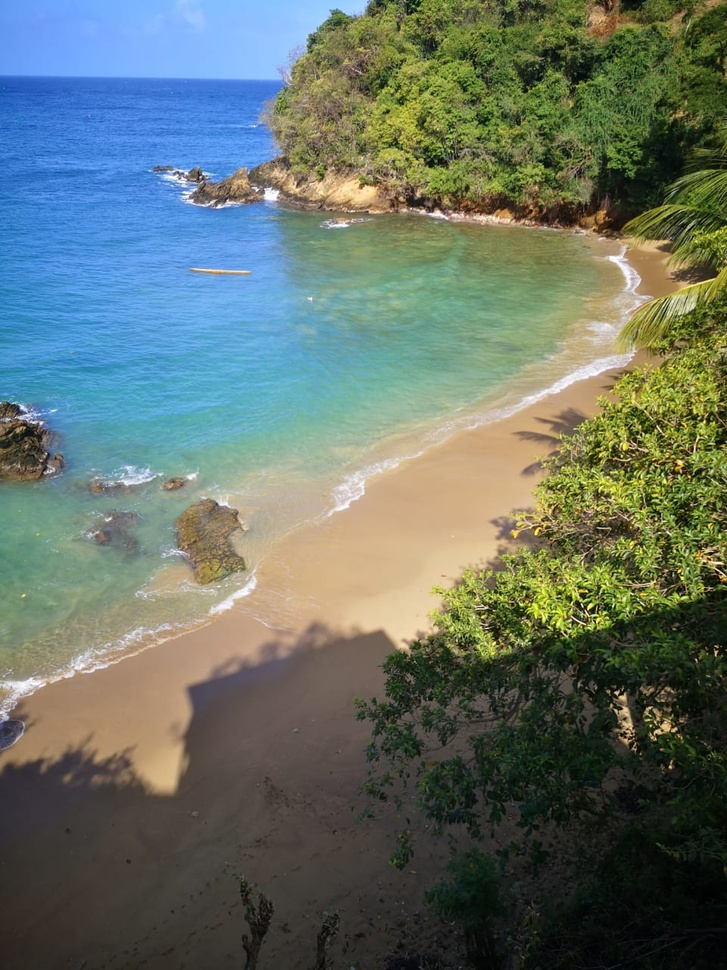
#> input picture files/practice open cv/images/landscape.jpeg, 727 x 970 px, shrunk from 960 x 1280 before the run
$ jupyter execute p3.ipynb
#> lines starting #> are read from the running program, lines starting #| are printed output that depends on the picture
hsv : the color space

[cell 1]
import cv2
import numpy as np
from matplotlib import pyplot as plt

[cell 2]
def ISF(title = '',image = None , size = 10):
    w,h = image.shape[0] , image.shape[1]
    aspect_ratio = w/h
    plt.figure(figsize=(size*aspect_ratio,size))
    plt.imshow(cv2.cvtColor(image,cv2.COLOR_BGR2RGB))
    plt.title(title)
    plt.show()

[cell 3]
image = cv2.imread('images/landscape.jpeg')
#> image is the input picture: shape (970, 727, 3); mean B, G, R 103, 113.5, 101.1

how to filter image by BGR(Blue only,Green only,Red only)

[cell 4]
B,G,R = cv2.split(image)
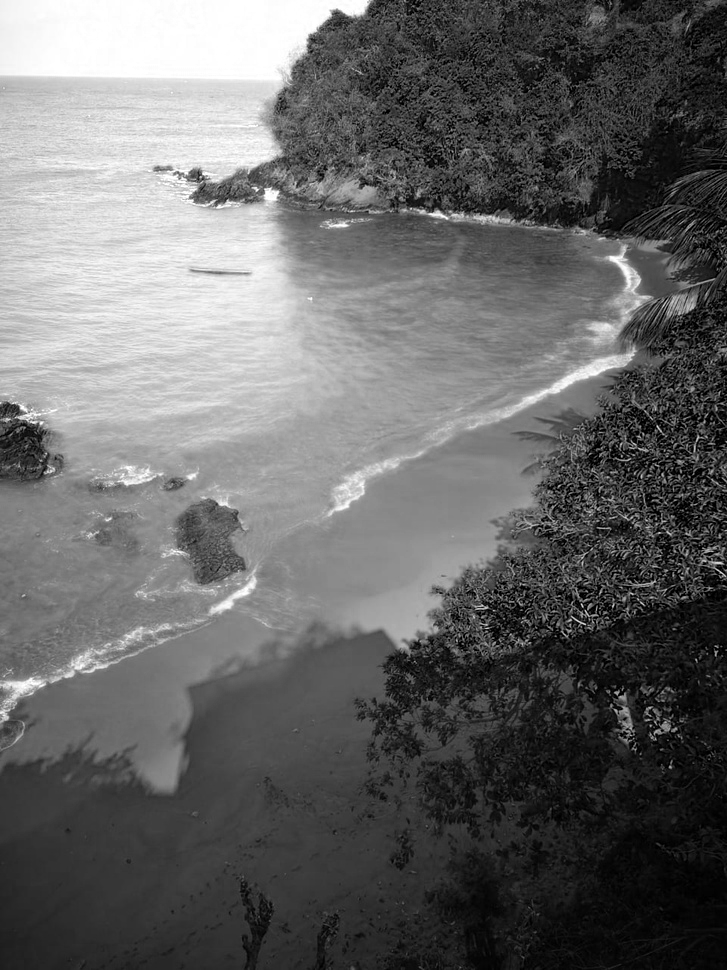
#> B: shape (970, 727); min 0, max 255, mean 103
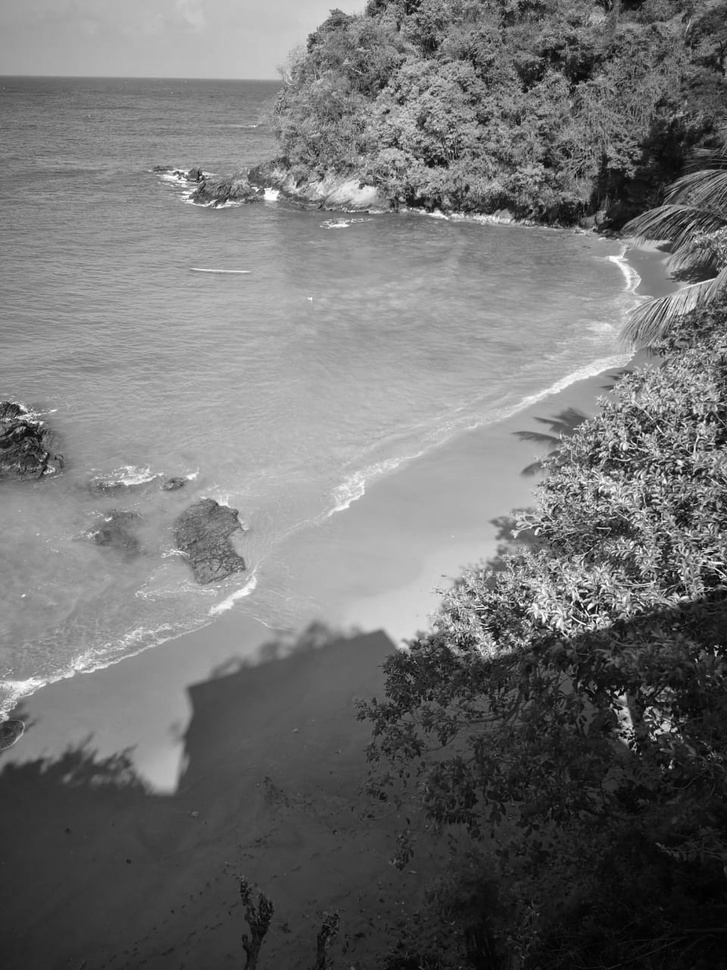
#> G: shape (970, 727); min 0, max 255, mean 113.5
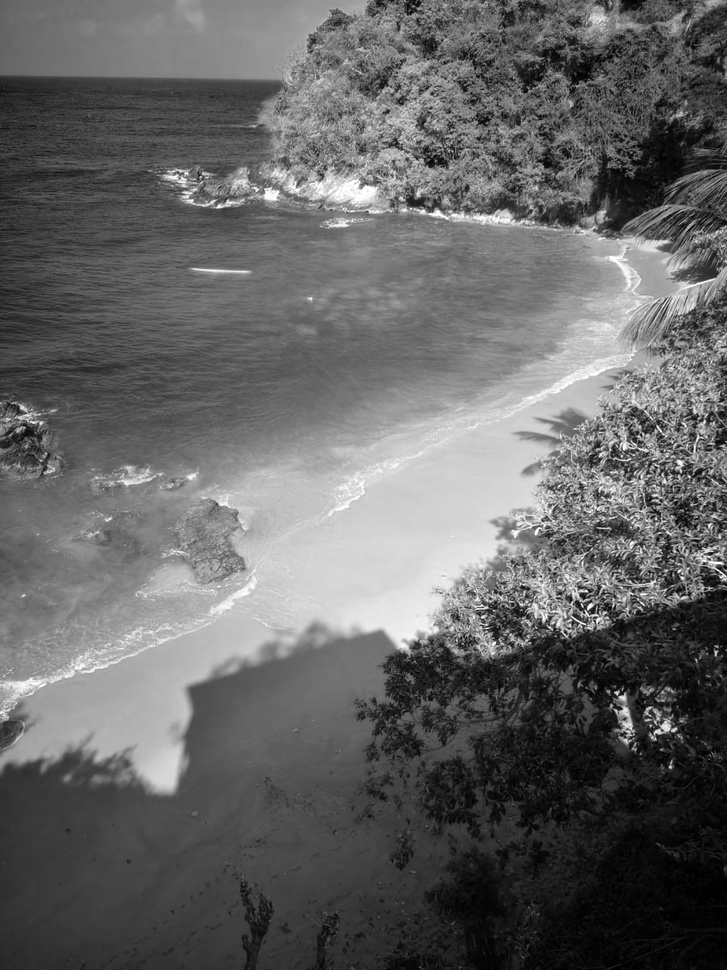
#> R: shape (970, 727); min 0, max 255, mean 101.1

[cell 5]
# Create an array of zeros with the same height and width as the image, with uint8 data type
zeros = np.zeros(image.shape[:2], dtype="uint8")
ISF("red",cv2.merge([zeros,zeros,R]))
ISF("green",cv2.merge([zeros,G,zeros]))
#> call 2 of ISF, with title = 'green', size = 10
#> in ISF (call 2), `plt.imshow(cv2.cvtColor(image,cv2.COLOR_BGR2RGB))`:
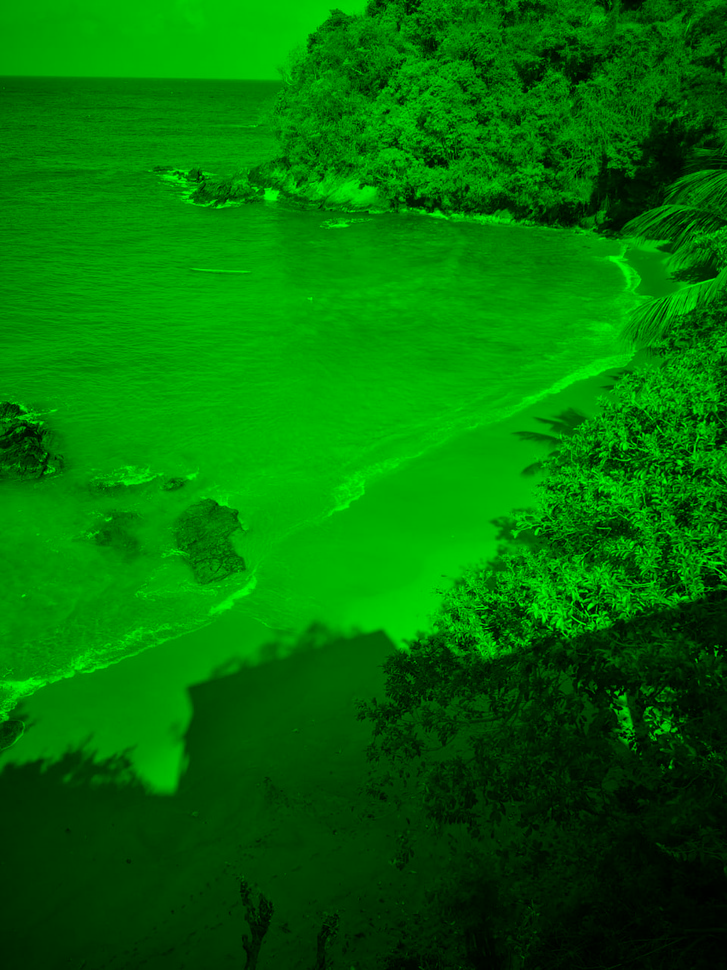
#> image: shape (970, 727, 3); mean of channels 0, 1, 2 0, 113.5, 0; drawn as B, G, R
ISF("blue",cv2.merge([B,zeros,zeros]))
#> call 3 of ISF, with title = 'blue', size = 10
#> in ISF (call 3), `plt.imshow(cv2.cvtColor(image,cv2.COLOR_BGR2RGB))`:
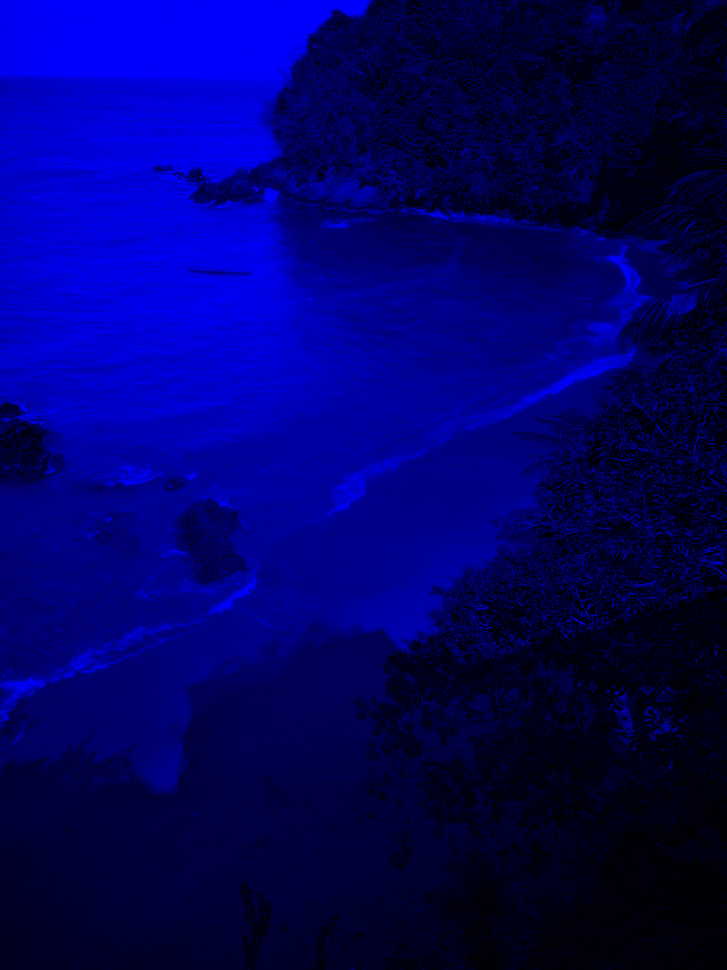
#> image: shape (970, 727, 3); mean of channels 0, 1, 2 103, 0, 0; drawn as B, G, R

how to merged in picture

[cell 6]
merged = cv2.merge([B,G,R])
ISF("meraged",merged)

BOOST Color

[cell 7]
merged = cv2.merge([B+50,G,R])
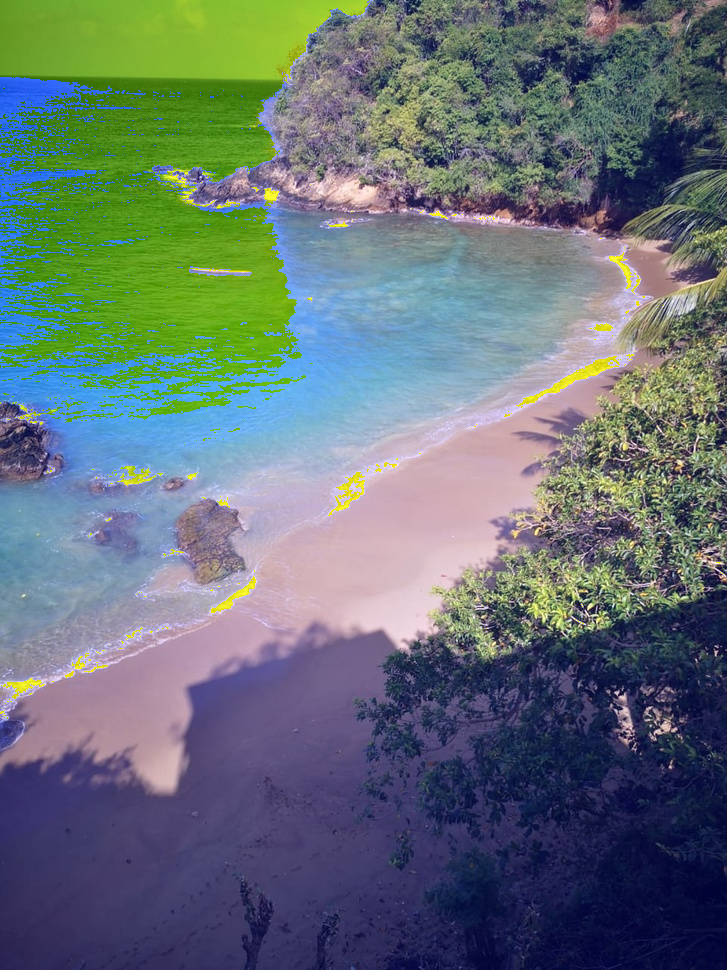
#> merged: shape (970, 727, 3); mean B, G, R 118, 113.5, 101.1
ISF("bLUE BOOST",merged)

hsv

[cell 8]
hsv_image = cv2.cvtColor(image,cv2.COLOR_BGR2HSV)
#> hsv_image: shape (970, 727, 3); mean H, S, V 50.4, 99.3, 131.3
plt.imshow(cv2.cvtColor(hsv_image,cv2.COLOR_HSV2RGB))
plt.show()

$ run again, with files/practice open cv/images/flower.jpeg copied over files/practice open cv/images/landscape.jpeg
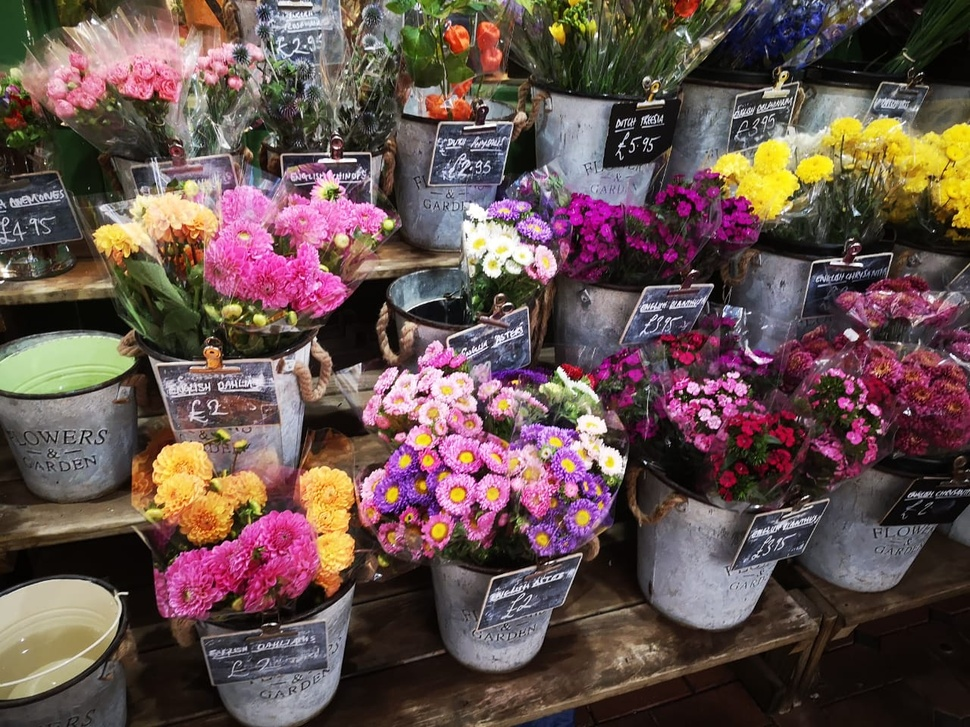
#> input picture files/practice open cv/images/flower.jpeg, 970 x 727 px, shrunk from 1280 x 960 before the run
#> image is the input picture: shape (727, 970, 3); mean B, G, R 78.1, 81.4, 102.3
#> in ISF (call 3), `plt.imshow(cv2.cvtColor(image,cv2.COLOR_BGR2RGB))`:
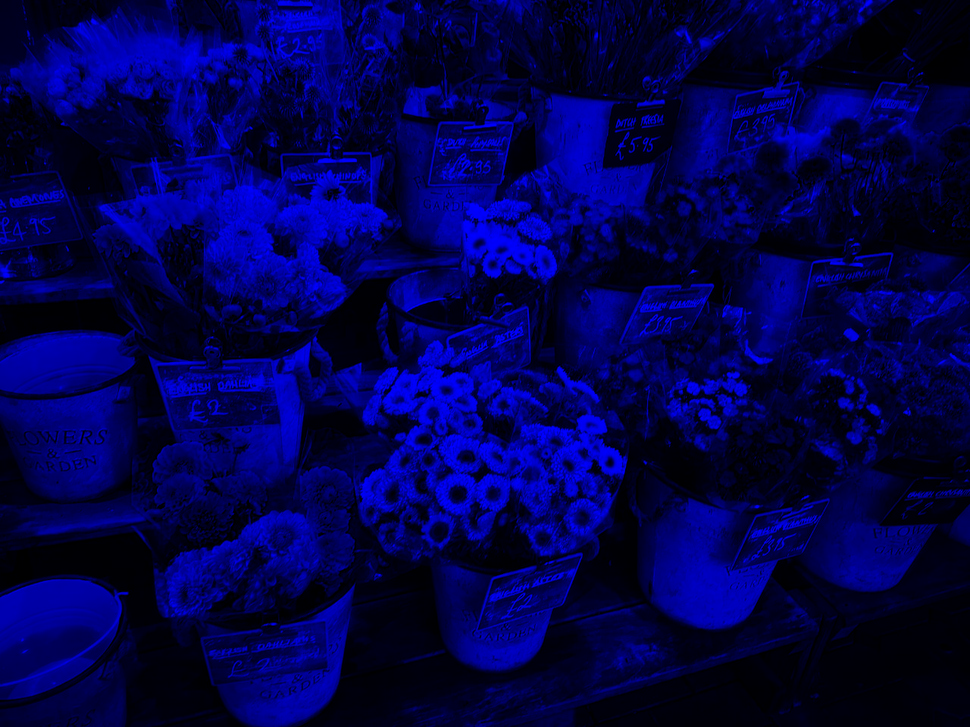
#> image: shape (727, 970, 3); mean of channels 0, 1, 2 78.1, 0, 0; drawn as B, G, R
#> `merged = cv2.merge([B+50,G,R])`:
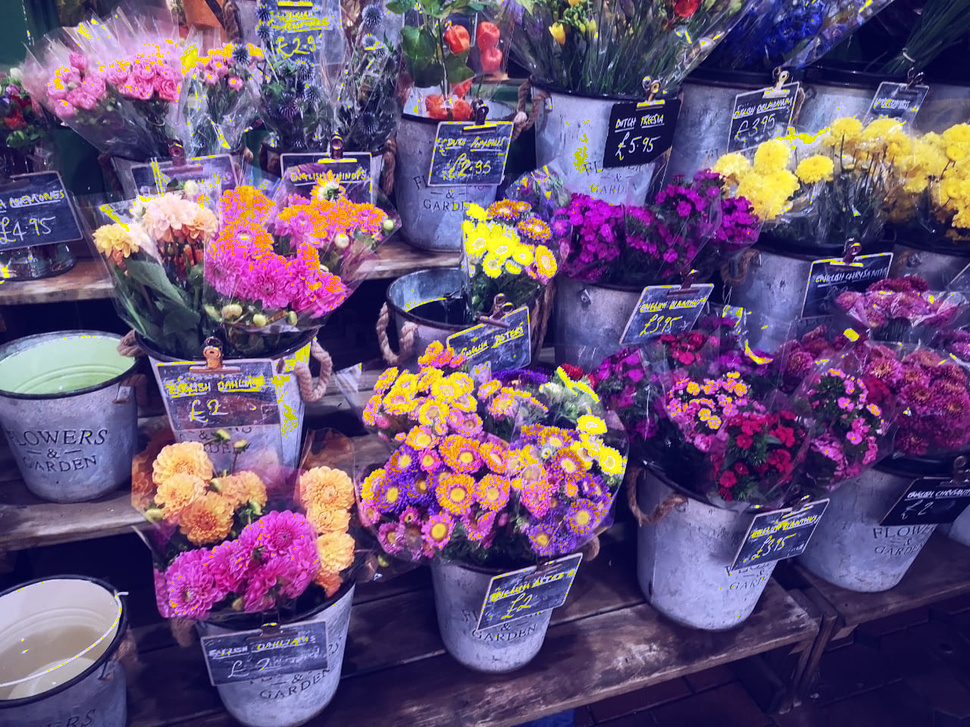
#> merged: shape (727, 970, 3); mean B, G, R 117.8, 81.4, 102.3
#> hsv_image: shape (727, 970, 3); mean H, S, V 70.1, 97.7, 106

$ run again, with files/practice open cv/images/2.png saved as files/practice open cv/images/landscape.jpeg
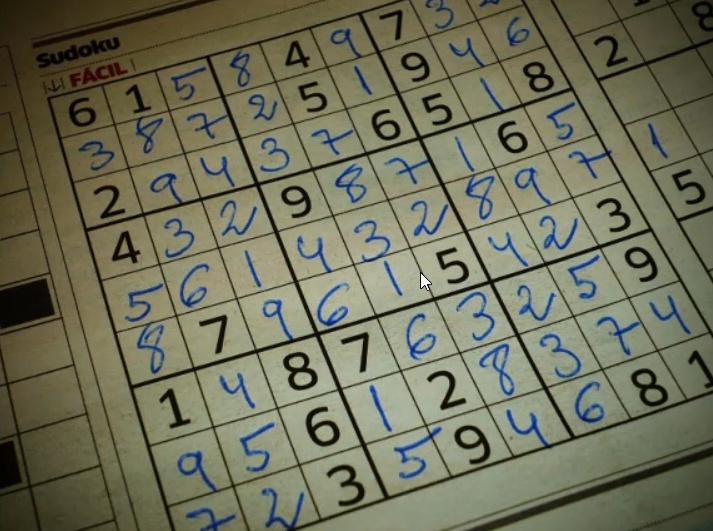
#> input picture files/practice open cv/images/2.png, 713 x 531 px
#> image is the input picture: shape (531, 713, 3); mean B, G, R 89.7, 111.8, 110.8
#> in ISF (call 3), `plt.imshow(cv2.cvtColor(image,cv2.COLOR_BGR2RGB))`:
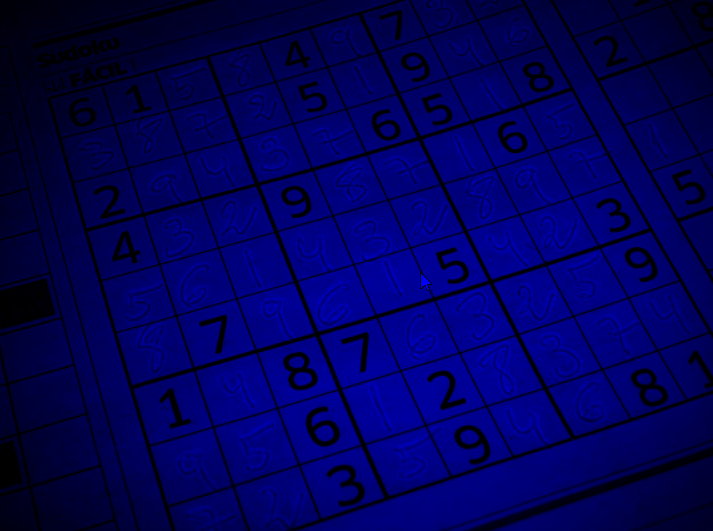
#> image: shape (531, 713, 3); mean of channels 0, 1, 2 89.7, 0, 0; drawn as B, G, R
#> `merged = cv2.merge([B+50,G,R])`:
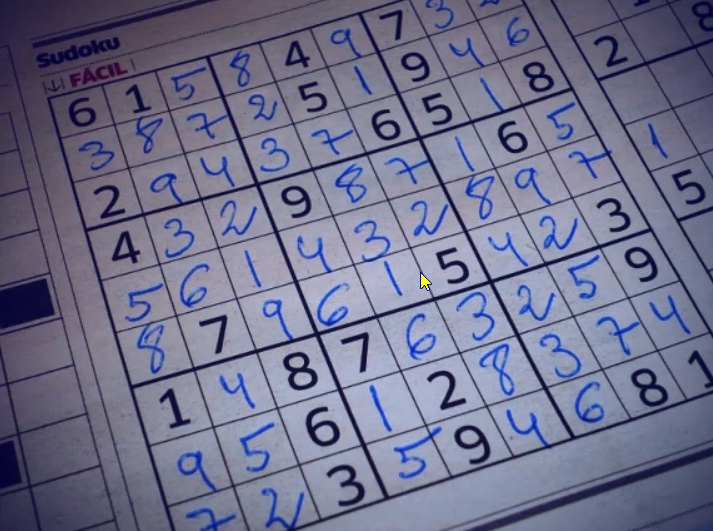
#> merged: shape (531, 713, 3); mean B, G, R 139.6, 111.8, 110.8
#> hsv_image: shape (531, 713, 3); mean H, S, V 36.2, 78.9, 115.9
